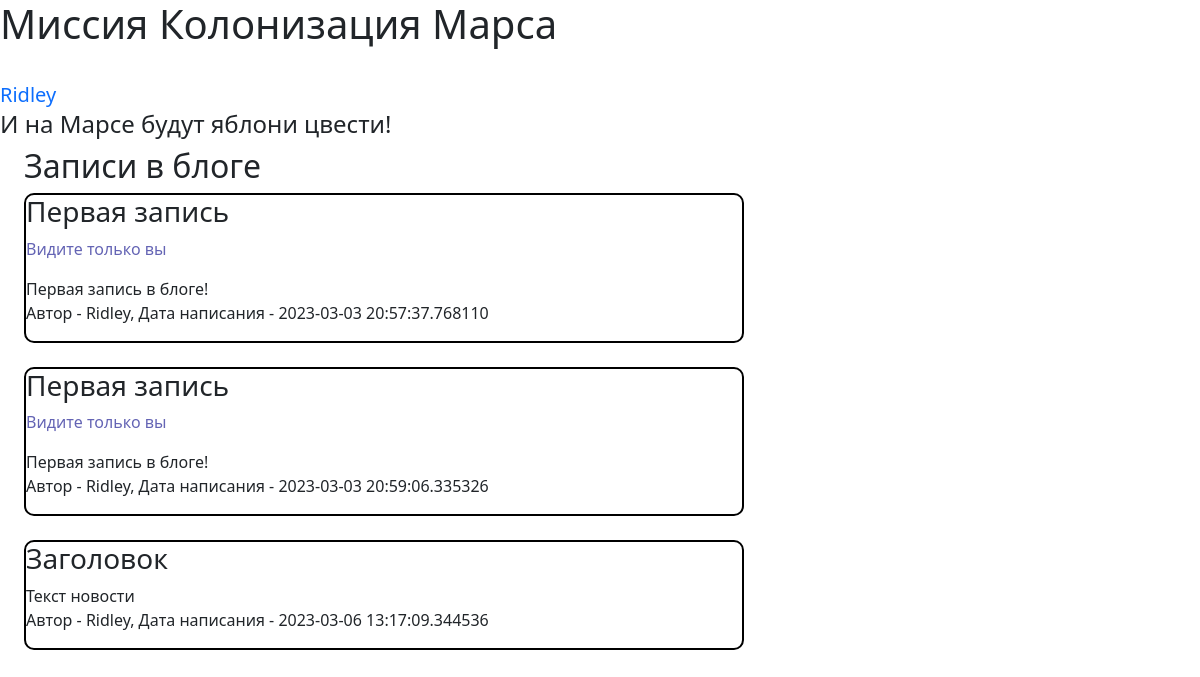
Page /index (signed in) on the committed database.
### data/users.py (models this page shows, shortened)
class User(SqlAlchemyBase, UserMixin, SerializerMixin):
    __tablename__ = "users"
    id = sqlalchemy.Column(sqlalchemy.Integer, primary_key=True, autoincrement=True)
    surname = sqlalchemy.Column(sqlalchemy.String, nullable=True)
    name = sqlalchemy.Column(sqlalchemy.String, nullable=True)
    age = sqlalchemy.Column(sqlalchemy.Integer, nullable=True)
    position = sqlalchemy.Column(sqlalchemy.String, nullable=True)
    speciality = sqlalchemy.Column(sqlalchemy.String, nullable=True)
    address = sqlalchemy.Column(sqlalchemy.String, nullable=True)
    email = sqlalchemy.Column(sqlalchemy.String, nullable=True, unique=True, index=True)
    password_hash = sqlalchemy.Column(sqlalchemy.String, nullable=True)
    modified_date = sqlalchemy.Column(sqlalchemy.DateTime, default=datetime.datetime.now)

### data/news.py (models this page shows)
class News(SqlAlchemyBase, SerializerMixin):
    __tablename__ = 'news'
    id = sqlalchemy.Column(sqlalchemy.Integer, primary_key=True, autoincrement=True)
    title = sqlalchemy.Column(sqlalchemy.String, nullable=True)
    content = sqlalchemy.Column(sqlalchemy.String, nullable=True)
    created_date = sqlalchemy.Column(sqlalchemy.DateTime, default=datetime.datetime.now)
    is_private = sqlalchemy.Column(sqlalchemy.Boolean, default=True)
    user_id = sqlalchemy.Column(sqlalchemy.Integer, sqlalchemy.ForeignKey("users.id"))
    user = orm.relationship('User')

### main.py (the view)
@app.route("/")
@app.route("/index")
def index():
    db_sess = db_session.create_session()
    if current_user.is_authenticated:
        news = db_sess.query(News).filter(
            (News.user == current_user) | (News.is_private != True))
    else:
        news = db_sess.query(News).filter(News.is_private != True)
    return render_template('handle_authentification.html', news=news)

### data/db_session.py (called while the page is built)
def create_session() -> Session:
    global __factory
    return __factory()

### main.py (called while the page is built)
@login_manager.user_loader
def load_user(user_id):
    db_sess = db_session.create_session()
    return db_sess.query(User).get(user_id)

### templates/handle_authentification.html
{% extends "base.html" %}
{% block content %}
<h2>Записи в блоге</h2>
<div id="news">
{% for el in news %}
    <div class="post">
        <h3 class="news_title">{{ el.title }}</h3>
        {% if el.is_private %}
            <p class="private">   Видите только вы</p>
        {% endif %}
        <p>{{ el.content }}
            <br/>
        Автор - {{ el.user.name }}, Дата написания - {{ el.created_date }}</p>
    </div>
<br/>
{% endfor %}
</div>
{% endblock %}

### templates/base.html (shortened to what this page needs)
<!DOCTYPE html>
<html lang="en">
<head>
    <link rel="stylesheet"
                    href="https://cdn.jsdelivr.net/npm/bootstrap@5.0.0-beta1/dist/css/bootstrap.min.css"
>
    <link rel="stylesheet" type="text/css" href="{{ url_for('static', filename='style/style.css') }}" />
    </head>
    <body>
        <h1>Миссия Колонизация Марса</h1>
        <br>
        <nav><a>
            {% if current_user.is_authenticated %}
                <a class="navbar-brand" href="/logout">{{ current_user.name }}</a>
            {% else %}
                <a>
                    <a class="btn btn-primary " href="/register">Зарегистрироваться</a>
                    <a class="btn btn-success" href="/login">Войти</a>
                </a>
            {% endif %}
        </a></nav>
        <h4>И на Марсе будут яблони цвести!</h4>
         {% block content %}{% endblock content %}
    </body>
</html>

### static/style/style.css (style rules this page uses)
.post { border: 2px solid black; border-radius: 10px; }
#news { max-width: 60%; margin-left: 2%; margin-right: 2%; }
.private { color: rgb(100, 100, 180); display:inline-block; }
h2, .buttons, table { margin-left: 2%; margin-right: 2%; }

### rows in the picture
User: name "Ridley"
News: title "Первая запись", is_private "Видите только вы", content "Первая запись в блоге!", user.name "Ridley", created_date "2023-03-03 20:57:37.768110"
News: title "Первая запись", is_private "Видите только вы", content "Первая запись в блоге!", user.name "Ridley", created_date "2023-03-03 20:59:06.335326"
News: title "Заголовок", content "Текст новости", user.name "Ridley", created_date "2023-03-06 13:17:09.344536"
